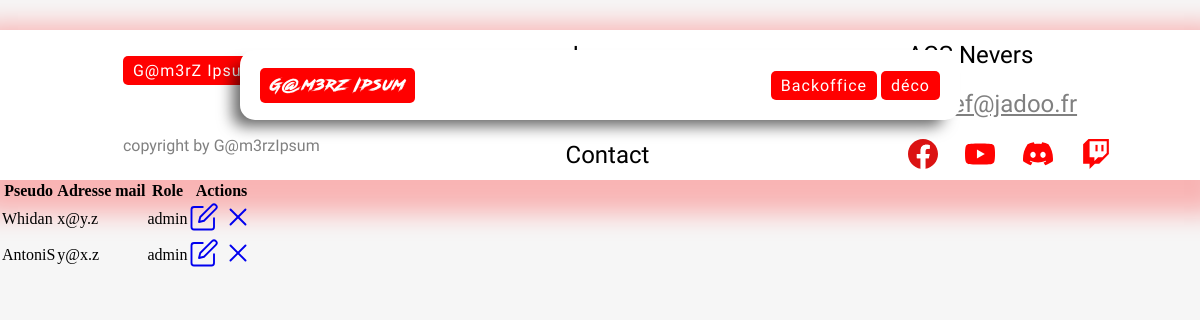
/users.php (signed in), run on the app's committed database.
### tables this page shows
CREATE TABLE `users` (
  `user_id` int NOT NULL,
  `user_name` varchar(255) NOT NULL,
  `user_mail` varchar(255) NOT NULL,
  `pass` varchar(255) NOT NULL,
  `user_role` enum('user','admin') NOT NULL DEFAULT 'user'
);

### users.php (the view, shortened to what this page needs)
<?php
require_once("connect.php");
$sql = "SELECT * from users";
$query = $db->prepare($sql);
$query->execute();
$result = $query->fetchAll(PDO::FETCH_ASSOC);
include("header.php");
include("navbar.php");
include("footer.php");
?>
<table>
    <th>Pseudo</th>
    <th>Adresse mail</th>
    <th>Role</th>
    <th>Actions</th>
    <?php
    foreach ($result as $user) {
    ?>
        <tr>
            <td><?= $user["user_name"] ?></td>
            <td><?= $user["user_mail"] ?></td>
            <td><?= $user["user_role"] ?></td>
            <td>
                <div class="btn-group">
                    <a href="useredit.php?id=<?= $user['user_id'] ?>" class="modif">
                        </a>
                    <a href="userdel.php?id=<?= $user['user_id'] ?>" class="cross">
                        <svg width="30" height="30" fill="none" stroke="currentColor" stroke-linecap="round" stroke-linejoin="round" stroke-width="1.5" viewBox="0 0 24 24" xmlns="http://www.w3.org/2000/svg">
                            <path d="M18 6 6 18"></path>
                            <path d="m6 6 12 12"></path>
                        </svg>
                    </a>
                </div>
            </td>
        </tr>
    <?php
    };
    ?>
</table>

### style.css (style rules this page uses)
* { margin: 0; padding: 0; box-sizing: border-box; }
body { box-sizing: border-box; background-color: #f6f6f6; width: 100vw; height: 100vh; }

### data on the page
users: user_name "Whidan", user_mail "x@y.z", user_role "admin"
users: user_name "AntoniS", user_mail "y@x.z", user_role "admin"
